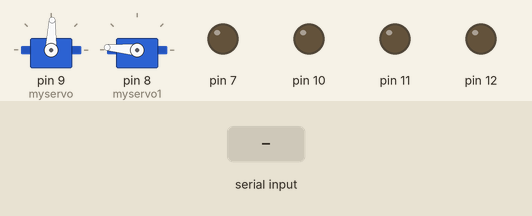
Recording of a sketch running on a simulated Arduino Uno, built with avr-gcc and run on an emulated ATmega328P. Parts: 2 × servo, output pins drawn as LEDs (lit = HIGH). The test bench sets the inputs (shaded band).

Above: at 1.2 s.
1.3 s: "0" received over Serial
At 2.4 s:
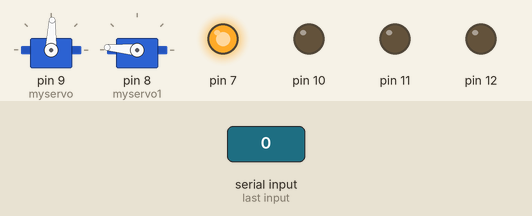
2.8 s: "1" received over Serial
At 3.5 s:
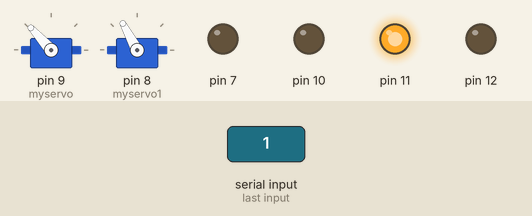
At 9.8 s:
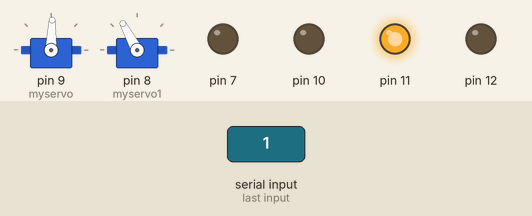
Timing chart, 0 to 10.3 s (numbered marks = the images above; inputs shaded):
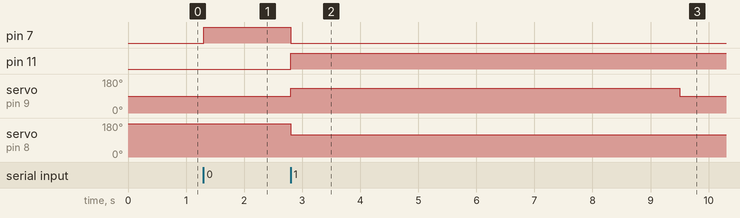

The sketch:

Ele_ard_code_360.ino
```cpp
#include <Servo.h>


int currentFloor = 0;
int destinationFloor = 0;

Servo myservo;
Servo myservo1;

#define CW   1900
#define STOP 1450
#define CCW  1000

int data;
int tt;

void setup()
{
  Serial.begin(9600);
  //initially set to low
  myservo.attach(9);
  myservo.writeMicroseconds(STOP);
  myservo1.attach(8);
  myservo1.write(175);
  pinMode(10, OUTPUT);
  pinMode(11, OUTPUT);
  pinMode(7, OUTPUT);
  pinMode(12, OUTPUT);
  digitalWrite (10, LOW);
  digitalWrite (11, LOW);
  digitalWrite (7, LOW);
  digitalWrite (12, LOW);
}


void loop()
{

  while (Serial.available())
   {     char data = Serial.read();
//         Serial.println(data);

   switch (data)
   {
            case '0' :
                destinationFloor=0 ;
                myservo1.write(175);
                digitalWrite (7, HIGH);
                digitalWrite (10, LOW);
                digitalWrite (11, LOW);
                digitalWrite (12, LOW);

                break;
            case '1' :
                destinationFloor=1 ;
                myservo1.write(118);
                digitalWrite (11, HIGH);
                digitalWrite (7, LOW);
                digitalWrite (10, LOW);
                digitalWrite (12, LOW);
                break;
            case '2' :
                destinationFloor=2 ;
                myservo1.write(65);
                digitalWrite (10, HIGH);
                digitalWrite (7, LOW);
                digitalWrite (12, LOW);
                digitalWrite (11, LOW);
                break;
//            case '3':
//                destinationFloor=3 ;
//                myservo1.write(25);
//                digitalWrite (12, HIGH);
//                digitalWrite (7, LOW);
//                digitalWrite (10, LOW);
//                digitalWrite (11, LOW);
//                break;
//           case 'i':
//                  Serial.println('i');
//                  destinationFloor=0 ;
//                  currentFloor=1;
//                  break;
//
     }
//      Serial.println(destinationFloor);
     if (destinationFloor > currentFloor)
       {
                  tt=6700*(destinationFloor - currentFloor);
//                  Serial.println(tt);
                  myservo.writeMicroseconds(CW);
                  delay(tt);
                  myservo.writeMicroseconds(STOP);
       }
      else
      {
                  tt=6700*(currentFloor - destinationFloor);
                  myservo.writeMicroseconds(CCW);
                  delay(tt);
                  myservo.writeMicroseconds(STOP);
      }

       currentFloor=destinationFloor;
//
    }
}
```

Measured:
- after the input at 1.3 s, pin 7: LOW → HIGH at once
- after the input at 2.8 s, pin 7: HIGH → LOW at once; pin 11: LOW → HIGH at once; servo on pin 9 (myservo): 88° → 132° at once, → 88° 6.7 s later; servo on pin 8 (myservo1): 175° → 118° at once
